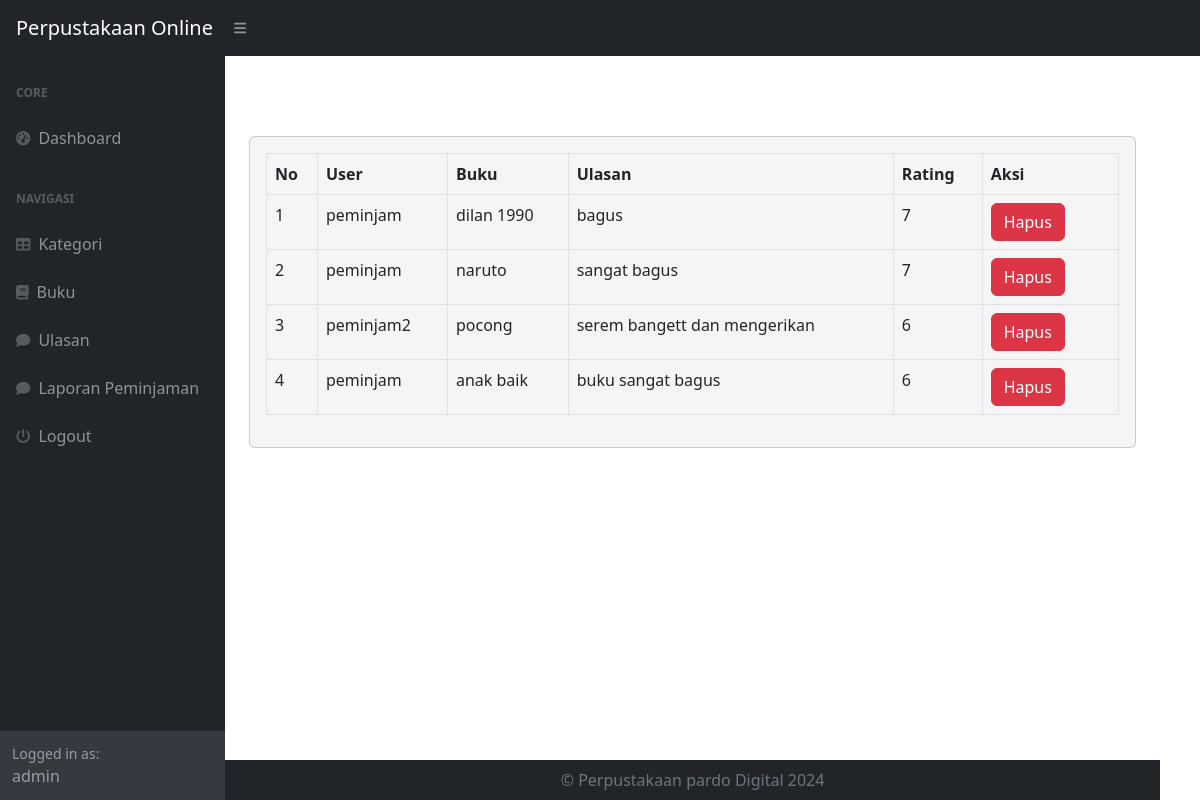
The app's page /index.php?page=ulasan (signed in) with its own data.
### tables this page shows
CREATE TABLE `ulasan` (
  `id_ulasan` int(11) NOT NULL,
  `id_user` int(11) DEFAULT NULL,
  `id_buku` int(11) DEFAULT NULL,
  `ulasan` text DEFAULT NULL,
  `rating` int(11) DEFAULT NULL
);

CREATE TABLE `user` (
  `id_user` int(11) NOT NULL,
  `nama` varchar(225) DEFAULT NULL,
  `username` varchar(225) DEFAULT NULL,
  `password` varchar(225) DEFAULT NULL,
  `email` varchar(225) DEFAULT NULL,
  `alamat` text DEFAULT NULL,
  `no_telepon` varchar(225) DEFAULT NULL,
  `level` enum('admin','petugas','peminjam') DEFAULT NULL
);

CREATE TABLE `buku` (
  `id_buku` int(11) NOT NULL,
  `id_kategori` int(11) DEFAULT NULL,
  `judul` varchar(225) DEFAULT NULL,
  `penulis` varchar(225) DEFAULT NULL,
  `penerbit` varchar(225) DEFAULT NULL,
  `tahun_terbit` varchar(225) DEFAULT NULL,
  `deskripsi` text DEFAULT NULL
);

### ulasan.php (the view, shortened to what this page needs)
<?php
 include "do.php";
?>
<h1 class="mt-4">Ulasan Buku</h1>
<div class="card">
    <div class="card-body">
        <div class="row">
            <div class="col-md-12">
                <table class="table table-bordered" id="dataTable" width="100%" cellspacing="0">
                    <tr>
                        <th>No</th>
                        <th>User</th>
                        <th>Buku</th>
                        <th>Ulasan</th>
                        <th>Rating</th>
                        <th width="16%">Aksi</th>
                    </tr>
                    <?php
                    $i = 1;
                    $user_id = $_SESSION['user']['id_user'];
                    $query = mysqli_query($koneksi, "SELECT * FROM ulasan LEFT JOIN user ON user.id_user = ulasan.id_user LEFT JOIN buku ON buku.id_buku = ulasan.id_buku");
                    while ($data = mysqli_fetch_array($query)) {
                    ?>
                        <tr>
                            <td><?php echo $i++; ?></td>
                            <td><?php echo $data['nama']; ?></td>
                            <td><?php echo $data['judul']; ?></td>
                            <td><?php echo $data['ulasan']; ?></td>
                            <td><?php echo $data['rating']; ?></td>
                            <td>
                                <?php if ($_SESSION['user']['level'] == 'peminjam' && $data['id_user'] == $user_id) { ?>
                                    <a href="?page=ulasan_ubah&&id=<?php echo $data['id_ulasan']; ?>" class="btn btn-info">Ubah</a>
                                    <a onclick="return confirm('Apakah anda yakin menghapus data ini?');" href="?page=ulasan_hapus&&id=<?php echo $data['id_ulasan']; ?>" class="btn btn-danger">Hapus</a>
                                <?php } elseif ($_SESSION['user']['level'] != 'peminjam') { ?>
                                    <a onclick="return confirm('Apakah anda yakin menghapus data ini?');" href="?page=ulasan_hapus&&id=<?php echo $data['id_ulasan']; ?>" class="btn btn-danger">Hapus</a>
                                <?php } ?>
                            </td>
                        </tr>
                    <?php
                    }
                    ?>
                </table>
            </div>
        </div>
    </div>
</div>

### index.php (style rules this page uses)
body { background-image: url('path/to/your/image.jpg'); background-size: cover; background-position: center; }

### do.php (style rules this page uses)
body { background-image: url('assets/img/w.jpg'); background-size: cover; background-repeat: no-repeat; color: #fff; padding-right: 40px; background-position: center; padding-top: 0px; }
.card { background-color: whitesmoke; color: white; }

### records on screen
ulasan: id_user.nama "peminjam", id_buku.judul "dilan 1990", ulasan "bagus", rating "7"
ulasan: id_user.nama "peminjam", id_buku.judul "naruto", ulasan "sangat bagus", rating "7"
ulasan: id_user.nama "peminjam2", id_buku.judul "pocong", ulasan "serem bangett dan mengerikan", rating "6"
ulasan: id_user.nama "peminjam", id_buku.judul "anak baik", ulasan "buku sangat bagus", rating "6"

### other values on screen
$_SESSION['user']['nama'] "admin"
